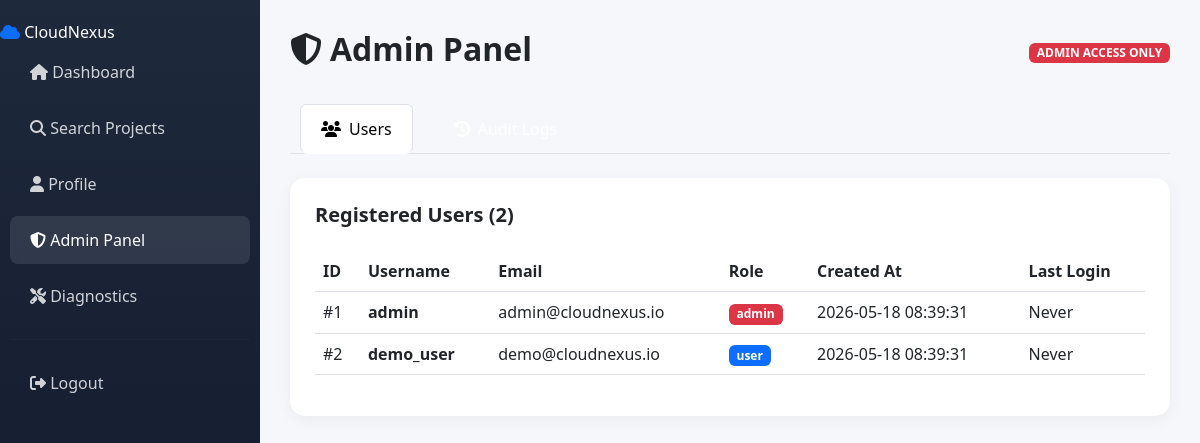
The page /admin (signed in) on the database its author committed.
### tables this page shows
CREATE TABLE users (
        id INTEGER PRIMARY KEY AUTOINCREMENT,
        username TEXT UNIQUE NOT NULL,
        email TEXT UNIQUE NOT NULL,
        password_hash TEXT NOT NULL,
        role TEXT DEFAULT 'user',
        created_at TIMESTAMP DEFAULT CURRENT_TIMESTAMP,
        last_login TIMESTAMP,
        is_active BOOLEAN DEFAULT 1
    );

### app.py (the view)
@app.route('/admin')
@admin_required
def admin_panel():
    conn = get_db()
    c = conn.cursor()
    c.execute("SELECT * FROM users ORDER BY created_at DESC")
    users = c.fetchall()
    c.execute("SELECT * FROM audit_logs ORDER BY timestamp DESC LIMIT 100")
    audit_logs = c.fetchall()
    conn.close()
    return render_template('admin.html', users=users, audit_logs=audit_logs)

### app.py (called while the page is built)
def get_db():
    conn = sqlite3.connect(DB_PATH)
    conn.row_factory = sqlite3.Row
    return conn

def admin_required(f):
    @wraps(f)
    def decorated_function(*args, **kwargs):
        if 'user_id' not in session:
            flash('Please log in to access this page.', 'warning')
            return redirect(url_for('login'))
        if session.get('role') != 'admin':
            flash('Access denied. Admin privileges required.', 'danger')
            return redirect(url_for('dashboard'))
        return f(*args, **kwargs)
    return decorated_function

### templates/admin.html (shortened to what this page needs)
<!DOCTYPE html>
<html lang="en">
<head>
    <link href="https://cdn.jsdelivr.net/npm/bootstrap@5.3.0/dist/css/bootstrap.min.css" rel="stylesheet">
    <link rel="stylesheet" href="https://cdnjs.cloudflare.com/ajax/libs/font-awesome/6.4.0/css/all.min.css">
</head>
<body>
    <div class="sidebar">
        <div class="brand-logo">
            <i class="fas fa-cloud text-primary"></i> CloudNexus
        </div>
        <nav class="nav flex-column">
            <a class="nav-link" href="{{ url_for('dashboard') }}">
                <i class="fas fa-home"></i> Dashboard
            </a>
            <a class="nav-link" href="{{ url_for('search') }}">
                <i class="fas fa-search"></i> Search Projects
            </a>
            <a class="nav-link" href="{{ url_for('profile') }}">
                <i class="fas fa-user"></i> Profile
            </a>
            <a class="nav-link active" href="{{ url_for('admin_panel') }}">
                <i class="fas fa-shield-alt"></i> Admin Panel
            </a>
            <a class="nav-link" href="{{ url_for('diagnostics') }}">
                <i class="fas fa-tools"></i> Diagnostics
            </a>
            <hr style="border-color: rgba(255,255,255,0.1); margin: 15px 10px;">
            <a class="nav-link" href="{{ url_for('logout') }}">
                <i class="fas fa-sign-out-alt"></i> Logout
            </a>
        </nav>
    </div>
    <div class="main-content">
        <div class="d-flex justify-content-between align-items-center mb-4">
            <h2 class="fw-bold"><i class="fas fa-shield-alt me-2"></i>Admin Panel</h2>
            <span class="badge bg-danger">ADMIN ACCESS ONLY</span>
        </div>
        <ul class="nav nav-tabs mb-4" id="adminTabs" role="tablist">
            <li class="nav-item" role="presentation">
                <button class="nav-link active" id="users-tab" data-bs-toggle="tab" data-bs-target="#users" type="button">
                    <i class="fas fa-users me-2"></i>Users
                </button>
            </li>
            <li class="nav-item" role="presentation">
                <button class="nav-link" id="logs-tab" data-bs-toggle="tab" data-bs-target="#logs" type="button">
                    <i class="fas fa-history me-2"></i>Audit Logs
                </button>
            </li>
        </ul>
        <div class="tab-content">
            <div class="tab-pane fade show active" id="users" role="tabpanel">
                <div class="stat-card">
                    <h5 class="fw-bold mb-4">Registered Users ({{ users|length }})</h5>
                    <div class="table-responsive">
                        <table class="table table-hover">
                            <thead>
                                <tr>
                                    <th>ID</th>
                                    <th>Username</th>
                                    <th>Email</th>
                                    <th>Role</th>
                                    <th>Created At</th>
                                    <th>Last Login</th>
                                </tr>
                            </thead>
                            <tbody>
                                {% for user in users %}
                                <tr>
                                    <td>#{{ user.id }}</td>
                                    <td class="fw-bold">{{ user.username }}</td>
                                    <td>{{ user.email }}</td>
                                    <td><span class="badge bg-{{ 'danger' if user.role == 'admin' else 'primary' }}">{{ user.role }}</span></td>
                                    <td>{{ user.created_at }}</td>
                                    <td>{{ user.last_login or 'Never' }}</td>
                                </tr>
                                {% endfor %}
                            </tbody>
                        </table>
                    </div>
                </div>
            </div>
        </div>
    </div>
</body>
</html>

### templates/admin.html (style rules this page uses)
:root { --sidebar-width: 260px; }
body { background: #f5f7fa; }
.sidebar { position: fixed; left: 0; top: 0; height: 100vh; width: var(--sidebar-width); background: linear-gradient(180deg, #1e293b 0%, #0f172a 100%); color: white; padding: 20px 0; overflow-y: auto; }
.main-content { margin-left: var(--sidebar-width); padding: 30px; }
.nav-link { color: rgba(255,255,255,0.8); padding: 12px 20px; border-radius: 8px; margin: 4px 10px; }
.nav-link:hover, .nav-link.active { background: rgba(255,255,255,0.1); color: white; }
.stat-card { background: white; border-radius: 15px; padding: 25px; box-shadow: 0 4px 15px rgba(0,0,0,0.05); margin-bottom: 20px; }

### rows shown on the page
users: id "1", username "admin", email "admin@cloudnexus.io", role "admin", created_at "2026-05-18 08:39:31", last_login "Never"
users: id "2", username "demo_user", email "demo@cloudnexus.io", role "user", created_at "2026-05-18 08:39:31", last_login "Never"

### other values the page prints
{{ users|length }} "2"
